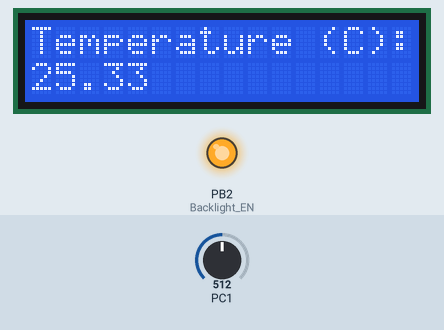
This program was run on a simulated ATmega328P, built with avr-gcc and emulated at 16 MHz. On the bench: 16×2 character LCD, output pins drawn as LEDs (lit = HIGH). Wiring (inferred from the names in the program): character LCD (HD44780): RS PB0; E PB1; data PD4, PD5, PD6, PD7. The inputs (shaded band) are chosen by the test bench; at power-on: PC1 = 512. Pins used as bus, display or sensor lines are not drawn.

Above: at 6.0 s.
6.1 s: PC1 set to 716
At 9.2 s:
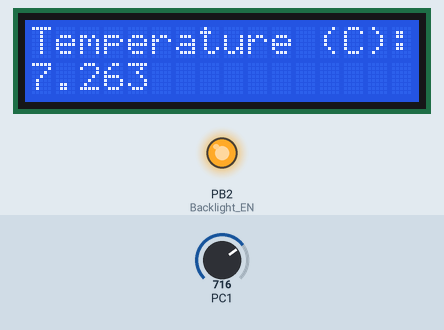
9.8 s: PC1 set to 900
At 12.6 s:
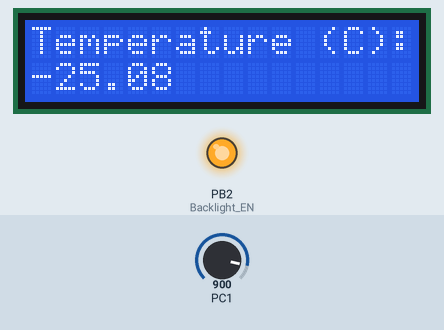
12.9 s: PC1 set to 1023
At 15.2 s:
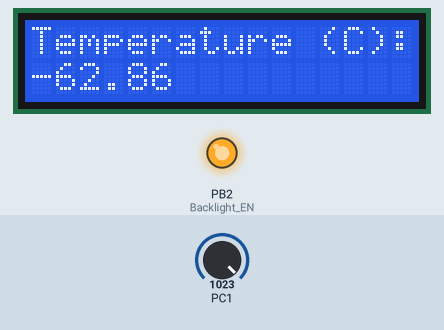
Timing chart, 0 to 16.7 s (numbered marks = the images above; inputs shaded):
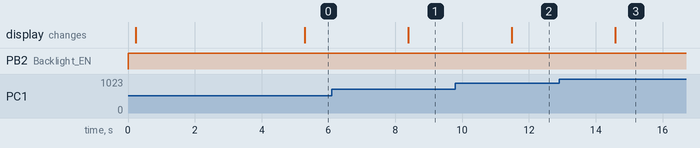

Measured:
- after the input at 6.1 s, the display: changes after 2.3 s (image 1)
- after the input at 9.8 s, the display: changes after 1.7 s (image 2)
- after the input at 12.9 s, the display: changes after 1.7 s (image 3)

The program:

main.c
```c
/*
 * main.c
 *
 * Created: 5/8/2024 1:23:52 PM
 *  Authors: Rob Galeoto, George Drouant, "deyr"
 */

//#define F_CPU 16000000UL

#include <stdio.h>
#include <math.h>
#include "lcd.h"

uint16_t ADC_data = 0;
float ADC_voltage = 0.0;
float Temperature = 0.0;
char result[10]  = "";

int main(void)
{
	ADMUX = (1 << REFS0 | 1 << MUX0);	//AVcc (5V supply) used for Vref; Analog Channel 1 (ADC1) used as input; ADC result is right justified
	DIDR0 = (1 << ADC1D);	//Disables digital input buffer circuit of the ADC1 pin to reduce power consumption
	ADCSRA = (1 << ADEN | 1 << ADSC | 7 << ADPS0);	//Enable ADC; Start ADC; Prescaler Value = 128; ADC Clock = 125 KHz

    LCD_Init();//clears display and sets display to first char position, first row
	LCD_string("Embedded System");//print string constant to LCD
	LCD_command(0xC0);//go to first char of the 2nd line of the display
	LCD_string("Laboratory");//print string constant to LCD
	_delay_ms(5000);
	LCD_clear();//clears display

    while (1)
    {
		if (!(ADCSRA & (1<< ADSC)));		//used an if to check ADSC in register ADCSRA; ADSC will be 1    //as long as conversion in progress
		{
			ADC_data = ADC;	//reads the "number" produced by the ADC; reads all 10 bits right justified
			ADC_voltage = (5.0*ADC_data)/(1024);	//calculate the Analog Voltage (float) read by the ADC

			//calculate the Temperature (float) from the Analog Voltage and the equation //shown on graph in lab handout
			Temperature = (-3.4169*(pow(ADC_voltage, 3))+26.083*(pow(ADC_voltage, 2))-81.559*ADC_voltage+119.6);
			sprintf(result,"%.2f",Temperature); //copy the calculated temperature into "result" string

			LCD_command(0x02);//Sets Display to start at first character of first Line
			LCD_string("Temperature (C):");
			LCD_command(0xC0);//go to first char of the 2nd line of the display
			LCD_string(result);

			ADCSRA |= (1 << ADSC);//start another ADC conversion
			_delay_ms(1500);
		}
    }

	return 0;
}
```

lcd.c
```c
/*
 * lcd.c
 *
 * Created: 2020
 *  Authors: drouantg & deyr
 *  Revised for 4-bit operation by Rob Galeoto in 2024
 */

#include "lcd.h"

void LCD_Init(void)
{
	/* Initialize LCD */
	LCD_command_dir = 0x7 << DDB0;			//PB0, PB1, PB2 set as output pins
	LCD_data_dir = 0xF << DDD4;				//Upper 4 pins of Port D are outputs
	LCD_command_port = 1 << Backlight_EN;	//Turn on the backlight
	_delay_ms(150);							// wait for internal initialization of LCD

	LCD_command_port &= ~(1<<EN | 1<<RS);	//sets RS bit Low -> Instruction Register, set enable low

	//Attempt to initialize HD44780 to 4-bit operation
	LCD_data_port = 0x3 << 4;
	LCD_send_enable();
	_delay_us(4500);
	LCD_data_port = 0x3 << 4;
	LCD_send_enable();
	_delay_us(4500);
	LCD_data_port = 0x3 << 4;
	LCD_send_enable();
	_delay_us(150);
	LCD_data_port = 0x2 << 4;
	LCD_send_enable();
	_delay_us(150);

	LCD_command(0x28);	//sets 4-bit interface with LCD, 2 Line Display,5x8 dot character font
	LCD_command(0x04);	//turns off display
	LCD_command(0x01);	//clears entire Display
	LCD_command(0x0C);	//turns Display On with Cursor Off
	LCD_command(0x06);	//sets increment character position by one
	LCD_command(0x02);	//Sets Display to start at first character of first Line
	_delay_ms(3);
}

void LCD_send_enable(void)
{
	LCD_command_port &= ~(1<<EN);
	_delay_us(1);
	LCD_command_port |= (1<<EN);
	_delay_us(1);
	LCD_command_port &= ~(1<<EN);
	_delay_us(50);
}

void LCD_command (char cmnd)
{
	/*write a command to LCD */
	LCD_command_port &= ~(1<<RS | 1<<EN);	//sets RS bit Low -> Instruction Register
	LCD_data_port = cmnd & 0xF0;			//outputs high nibble of hex command code to PORTD and the LCD s data bus
	LCD_send_enable();
	LCD_data_port = (cmnd & 0x0F) << 4;		//outputs low nibble of hex command code to PORTD and the LCD s data bus
	LCD_send_enable();
	_delay_ms(2);							//give LCD time to complete write
}

void LCD_char(char char_data)
{
	/* write a character to LCD */
	LCD_command_port |= (1<<RS);			//sets RS bit High -> Data Register
	LCD_command_port &= ~(1<<EN);			//sets EN bit low
	LCD_data_port = char_data & 0xF0;		//outputs char to PORTD and the data bus of the LCD
	LCD_send_enable();
	LCD_data_port = char_data << 4;			//outputs char to PORTD and the data bus of the LCD
	LCD_send_enable();
	_delay_ms(2);							//give LCD time to complete write
}

void LCD_string (char *str)
{
	/* Walks through a string a character at a time until
	finding a null terminator at the end of the string. Sends a character
     at a time to to function LCD_char */
	int i;
	for(i=0; str[i]!= 0; i++)
	{
		LCD_char(str[i]);
	}
}


void LCD_clear()//clears display and goes to position of 1st char on 1st line
{
	LCD_command (0x01);//clears entire Display
	_delay_ms(3);
}
```

lcd.h
```c
/*
 * lcd.h
 *
 * Created: 2020
 *  Authors: drouantg & deyr
 *  Revised for 4-bit operation by Rob Galeoto in 2024
 */
#undef  F_CPU
#define F_CPU 16000000UL

#include <avr/io.h>
#include <util/delay.h>

#define LCD_data_dir		DDRD
#define LCD_command_dir	DDRB
#define LCD_data_port	PORTD	//PORTD defined as DATA Port -> sends characters to LCD
#define LCD_command_port	PORTB	//PORTB defined as Port used to send Commands to LCD
#define RS	PB0	//Port B bit 0 defined as register select bit
//#define RW	PB1	//Port B bit 1 defined as Read/Write' bit //-----RW is permanently tied to ground on the LCD shields
#define EN	PB1	//Port B bit 1 is defined as Enable bit
#define Backlight_EN PB2

void LCD_Init(void);
void LCD_send_enable(void);
void LCD_command (char cmnd);
void LCD_char(char char_data);
void LCD_string (char *str);
void LCD_clear();
```
